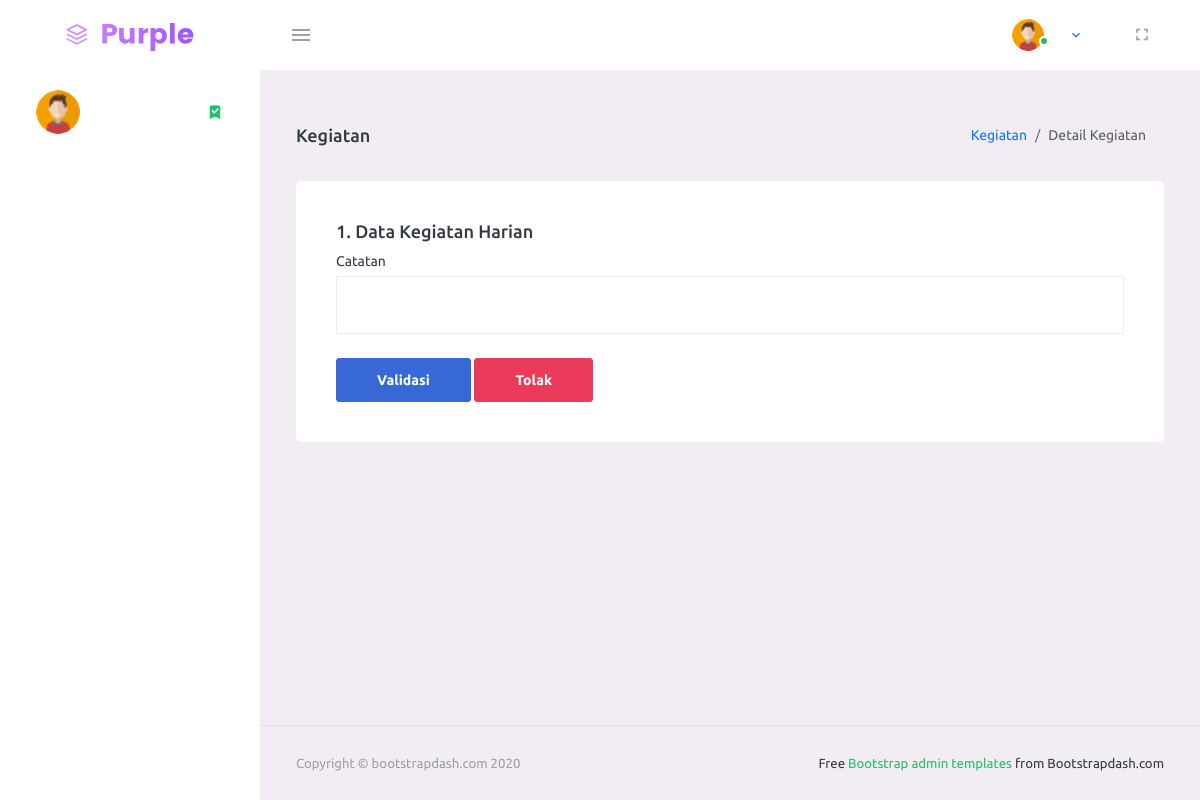
Before: /ValidasiKegiatan/detail_harian/4 with the older database file.
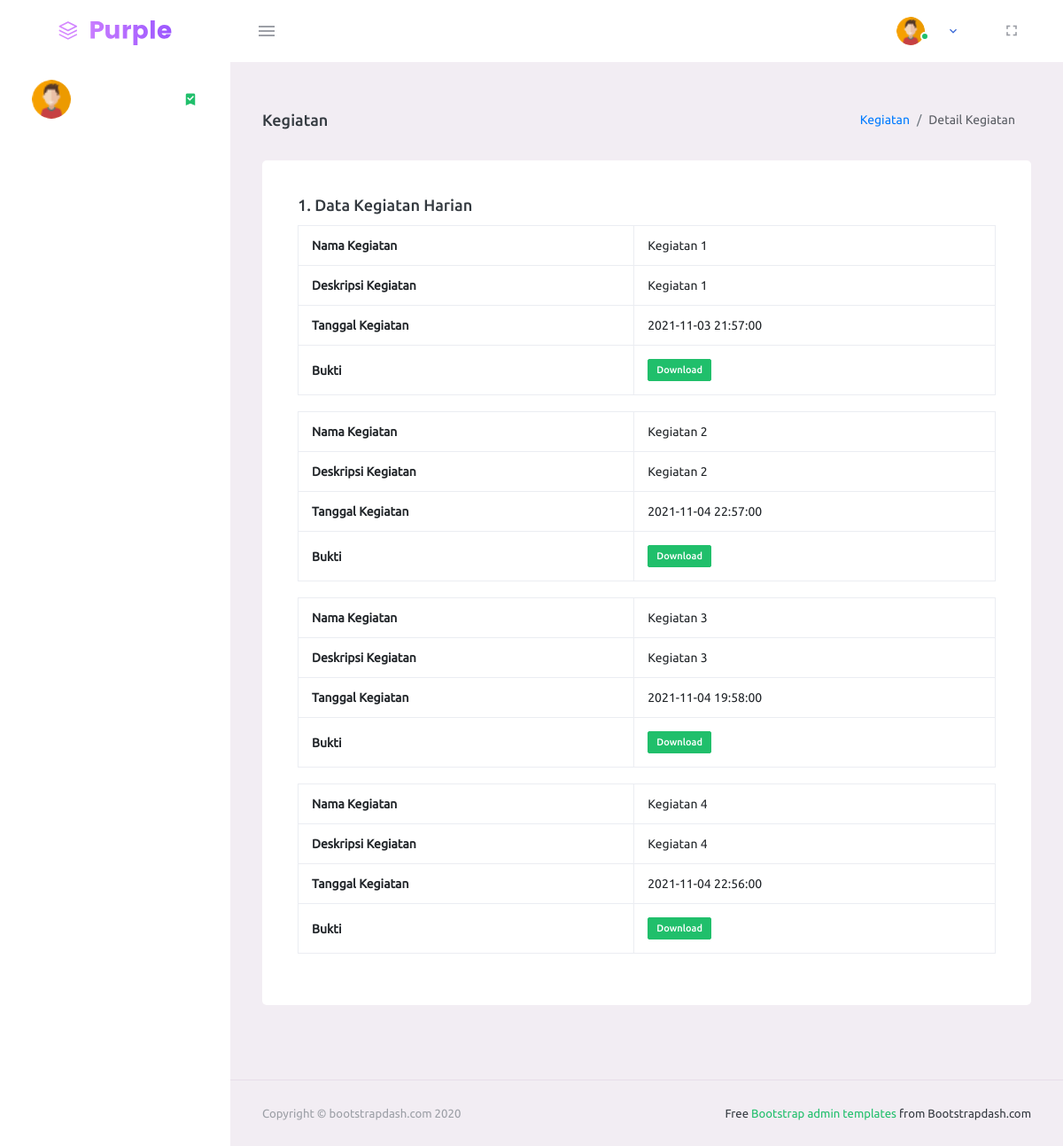
After: the same page with the newer database file.
### tables this page shows
CREATE TABLE `kegiatan_harian` (
  `ID_KEGIATAN_HARIAN` int(11) NOT NULL,
  `ID_KEGIATAN_BULANAN` int(11) DEFAULT NULL,
  `NAMA_KEGIATAN` varchar(100) DEFAULT NULL,
  `DESKRIPSI_KEGIATAN` varchar(500) DEFAULT NULL,
  `TANGGAL_KEGIATAN` date DEFAULT NULL,
  `WAKTU_KEGIATAN` time DEFAULT NULL,
  `BUKTI` varchar(500) DEFAULT NULL,
  `TANGGAL_INPUT_DATA` timestamp NOT NULL DEFAULT current_timestamp() ON UPDATE current_timestamp(),
  `NIP_VALIDATOR` varchar(20) DEFAULT NULL,
  `STATUS_KEGIATAN_HARIAN` varchar(25) DEFAULT 'Belum Tervalidasi',
  `TANGGAL_VALIDASI` timestamp NULL DEFAULT NULL,
  `CATATAN` varchar(255) DEFAULT NULL
);

### application/controllers/ValidasiKegiatan.php (called while the page is built, shortened)
<?php
class ValidasiKegiatan extends CI_Controller {
    public function __construct(){
        $this->load->model('m_model');
        $this->load->library(array('upload'));
    }
    public function detail_harian($id_kegiatan){
        $data['content']            = 'validasi/all-validasi-kegiatan-detail-harian';
        $data['title']              = 'Kegiatan';
        $data['kegiatan']           = $this->m_model->get_data_where('kegiatan_harian', array('ID_KEGIATAN_BULANAN' => $id_kegiatan));
        $data['kegiatan_harian']    = $this->m_model->selectDataone('kegiatan_harian', array('ID_KEGIATAN_BULANAN' => $id_kegiatan));
        $this->load->view('template/template', $data);
    }
}

### index.php (called while the page is built, shortened)
<?php
require_once BASEPATH.'core/CodeIgniter.php';

### application/models/M_model.php (called while the page is built, shortened)
<?php
class M_model extends CI_Model {
    public function get_data_where($table_name, $condition){
        return $this->db->get_where($table_name, $condition)->result();
    }
}

### application/views/validasi/all-validasi-kegiatan-detail-harian.php (the view, shortened to what this page needs)
<div class="page-header">
    <h3 class="page-title"> <?= $title ?> </h3>
    <nav aria-label="breadcrumb">
    <ol class="breadcrumb">
        <li class="breadcrumb-item"><a href="<?= base_url('ValidasiKegiatan/harian')?>">Kegiatan</a></li>
        <li class="breadcrumb-item active" aria-current="page">Detail Kegiatan</li>
    </ol>
    </nav>
</div>
<div class="row">
    <div class="col-lg-12 grid-margin stretch-card">
    <div class="card">
        <div class="card-body">
            <div class="row">
                <div class="col-md-12">
                    <h4>1. Data Kegiatan Harian</h4>
                </div>
            </div>
            <?php foreach($kegiatan as $data){ ?>
            <div class="row">
                <div class="col-md-12">
                    <table class="table table-bordered">
                        <tr>
                            <th>Nama Kegiatan</th>
                            <td><?= $data->NAMA_KEGIATAN?></td>
                        </tr>
                        <tr>
                            <th>Deskripsi Kegiatan</th>
                            <td><?= $data->DESKRIPSI_KEGIATAN?></td>
                        </tr>
                        <tr>
                            <th>Tanggal Kegiatan</th>
                            <td><?= $data->TANGGAL_KEGIATAN?> <?= $data->WAKTU_KEGIATAN?></td>
                        </tr>
                        <tr>
                            <th>Bukti</th>
                            <td><a target="_blank" href="<?= base_url('assets/img/kegiatan/'.$data->BUKTI)?>" class="badge badge-success">Download</a></td>
                        </tr>
                    </table>
                </div>
            </div><br>
            <?php }?>
            <?php
                if($kegiatan_harian['STATUS_KEGIATAN_HARIAN'] != 'Tervalidasi'){
            ?>
            <div class="row">
                <div class="col-md-12">
                    <form action="<?= base_url('ValidasiKegiatan/aksi_validasi_kegiatan_harian')?>" method="post">
                        <div class="form-group">
                            <label>Catatan</label>
                            <textarea class="form-control" name="catatan"></textarea>
                        </div>
                        <button type="submit" class="btn btn-primary" name="validasi">Validasi</button>
                        <button type="submit" class="btn btn-danger" name="tolak">Tolak</button>
                    </form>
                </div>
            </div>
            <?php }?>
        </div>
    </div>
    </div>
</div>

### application/views/template/template.php (shortened to what this page needs)
<!DOCTYPE html>
<html lang="en">
  <head>
    <link rel="stylesheet" href="<?= base_url() ?>assets/vendors/mdi/css/materialdesignicons.min.css">
    <link rel="stylesheet" href="<?= base_url() ?>assets/vendors/css/vendor.bundle.base.css">
    <link href="<?= base_url() ?>assets/vendor/datatables/dataTables.bootstrap4.min.css" rel="stylesheet">
    <link rel="stylesheet" href="<?= base_url() ?>assets/css/style.css">
  </head>
  <body>
    <div class="container-scroller">
      <nav class="navbar default-layout-navbar col-lg-12 col-12 p-0 fixed-top d-flex flex-row">
        <div class="text-center navbar-brand-wrapper d-flex align-items-center justify-content-center">
          <a class="navbar-brand brand-logo" href="<?= base_url() ?>index.html"><img src="<?= base_url() ?>assets/images/logo.svg" alt="logo" /></a>
        </div>
        <div class="navbar-menu-wrapper d-flex align-items-stretch">
          <button class="navbar-toggler navbar-toggler align-self-center" type="button" data-toggle="minimize">
            <span class="mdi mdi-menu"></span>
          </button>
          <ul class="navbar-nav navbar-nav-right">
            <li class="nav-item nav-profile dropdown">
              <a class="nav-link dropdown-toggle" id="profileDropdown" href="#" data-toggle="dropdown" aria-expanded="false">
                <div class="nav-profile-img">
                  <img src="<?= base_url() ?>assets/images/faces-clipart/pic-4.png" alt="image">
                  <span class="availability-status online"></span>
                </div>
              </a>
            </li>
            <li class="nav-item d-none d-lg-block full-screen-link">
              <a class="nav-link">
                <i class="mdi mdi-fullscreen" id="fullscreen-button"></i>
              </a>
            </li>
          </ul>
        </div>
      </nav>
      <div class="container-fluid page-body-wrapper">
        <nav class="sidebar sidebar-offcanvas" id="sidebar">
          <ul class="nav">
            <li class="nav-item nav-profile">
              <a href="#" class="nav-link">
                <div class="nav-profile-image">
                  <img src="<?= base_url() ?>assets/images/faces-clipart/pic-4.png" alt="profile">
                </div>
                <i class="mdi mdi-bookmark-check text-success nav-profile-badge"></i>
              </a>
            </li>
          </ul>
        </nav>
        <div class="main-panel">
          <div class="content-wrapper">
            <?php $this->load->view($content)?>
          </div>
          <footer class="footer">
            <div class="container-fluid clearfix">
              <span class="text-muted d-block text-center text-sm-left d-sm-inline-block">Copyright © bootstrapdash.com 2020</span>
              <span class="float-none float-sm-right d-block mt-1 mt-sm-0 text-center"> Free <a href="https://www.bootstrapdash.com/bootstrap-admin-template/" target="_blank">Bootstrap admin templates </a> from Bootstrapdash.com</span>
            </div>
          </footer>
        </div>
      </div>
    </div>
  </body>
</html>

Changed rows visible on the page:
added kegiatan_harian: NAMA_KEGIATAN "Kegiatan 1", DESKRIPSI_KEGIATAN "Kegiatan 1", TANGGAL_KEGIATAN "2021-11-03", WAKTU_KEGIATAN "21:57:00"
added kegiatan_harian: NAMA_KEGIATAN "Kegiatan 2", DESKRIPSI_KEGIATAN "Kegiatan 2", TANGGAL_KEGIATAN "2021-11-04", WAKTU_KEGIATAN "22:57:00"
added kegiatan_harian: NAMA_KEGIATAN "Kegiatan 3", DESKRIPSI_KEGIATAN "Kegiatan 3", TANGGAL_KEGIATAN "2021-11-04", WAKTU_KEGIATAN "19:58:00"
added kegiatan_harian: NAMA_KEGIATAN "Kegiatan 4", DESKRIPSI_KEGIATAN "Kegiatan 4", TANGGAL_KEGIATAN "2021-11-04", WAKTU_KEGIATAN "22:56:00"
Other visible differences:
text no longer shown: "Catatan Validasi Tolak"
